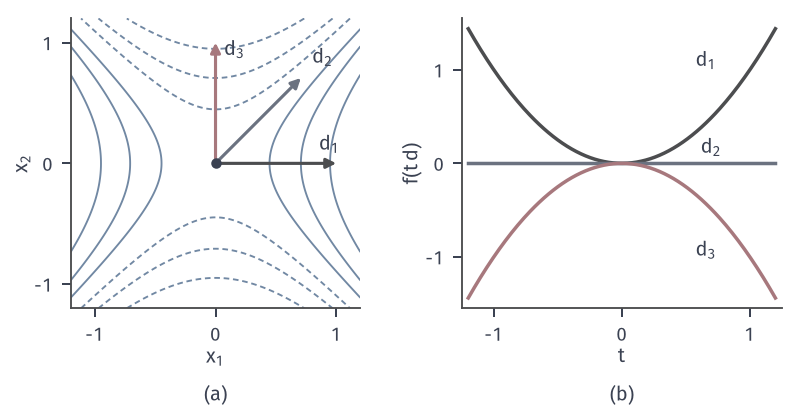

Recreate this plot in Python.
from pathlib import Path
import sys
ROOT = next(p for p in Path(__file__).resolve().parents if (p/'build.sh').is_file() and (p/'tex/book.tex').is_file())
sys.path.insert(0, str(ROOT/'figures/00-shared/mathematical-preliminaries-upper/00-shared/comprehension-figures'))
from support import figure, save, BLUE, GREEN, YELLOW, RED, PURPLE, INK, MUTED, GRID, BLUE_FILL, GREEN_FILL, YELLOW_FILL, RED_FILL, PURPLE_FILL
import numpy as np
HERE = Path(__file__).resolve().parent
STROKE = '#4C4D4F'
def panel(fig, left, right, top, bottom, wspace):
    fig.set_layout_engine(None)
    fig.subplots_adjust(left=left, right=right, top=top, bottom=bottom, wspace=wspace)
def tags(fig, axes):
    for ax, s in zip(axes, ('(a)', '(b)', '(c)', '(d)')):
        p = ax.get_position(); fig.text((p.x0+p.x1)/2, .015, s, ha='center', va='bottom')

# f=x1^2-x2^2 沿三个单位方向的一元限制。
fig, axes = figure(width_mm=112, height_mm=58, ncols=2)
panel(fig, .07, .985, .955, .25, .27)
a=axes[0]
X,Y=np.meshgrid(np.linspace(-1.2,1.2,500),np.linspace(-1.2,1.2,500)); F=X**2-Y**2
a.contour(X,Y,F,levels=[.2,.5,.9],colors=[BLUE],linewidths=.75); a.contour(X,Y,F,levels=[-.9,-.5,-.2],colors=[BLUE],linewidths=.75,linestyles=[(0,(3,2))])
ds=[((1,0),STROKE),((1/np.sqrt(2),1/np.sqrt(2)),MUTED),((0,1),RED)]
for (d,c) in ds:
    a.annotate('',xy=(d[0],d[1]),xytext=(0,0),arrowprops=dict(arrowstyle='-|>',color=c,lw=1.25,mutation_scale=8,shrinkA=0,shrinkB=0),zorder=4)
a.text(1.03,.08,'$d_1$',ha='right',va='bottom'); a.text(.8,.8,'$d_2$',ha='left',va='bottom'); a.text(.07,1.03,'$d_3$',ha='left',va='top')
a.plot([0],[0],'o',ms=4.2,color=INK,mew=0,zorder=5)
a.set_xlim(-1.2,1.2); a.set_ylim(-1.2,1.2); a.set_aspect('equal'); a.set_xticks([-1,0,1]); a.set_yticks([-1,0,1]); a.set_xlabel('$x_1$',labelpad=1); a.set_ylabel('$x_2$',labelpad=1)
b=axes[1]; t=np.linspace(-1.2,1.2,200)
for (d,c),lab,ha,yy in zip(ds,('$d_1$','$d_2$','$d_3$'),('left','left','left'),(1.2,0.08,-1.2)):
    v=(t*d[0])**2-(t*d[1])**2
    b.plot(t,v,color=c,lw=1.4)
    b.text(.74 if lab=='$d_1$' or lab=='$d_3$' else .78,(1.0 if lab=='$d_1$' else (.07 if lab=='$d_2$' else -1.03)),lab,va='bottom',ha='right')
b.set_xlim(-1.25,1.25); b.set_ylim(-1.55,1.55); b.set_xticks([-1,0,1]); b.set_yticks([-1,0,1]); b.set_xlabel('$t$',labelpad=1); b.set_ylabel('$f(t\\,d)$',labelpad=1)
tags(fig, axes)
save(fig, HERE, 'figure', {'f':'x1^2-x2^2','H':'diag(2,-2)','d':[[1,0],[.7071,.7071],[0,1]]})
